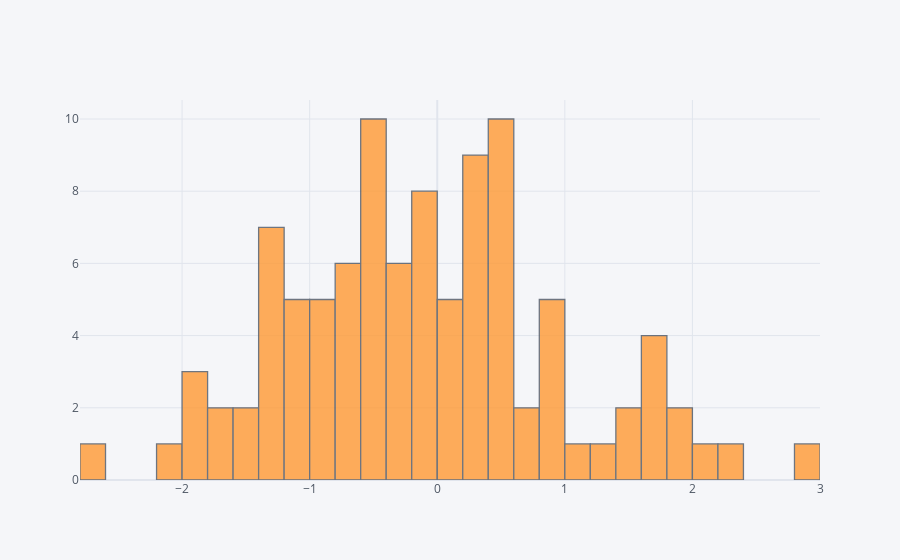

The notebook cell saved with this chart:
### Code cell
df['A'].iplot(kind='hist', bins=50)

### Figure 1 — Plotly figure (JSON) as saved in the notebook; plotly's stock layout.template omitted (floating-point values rounded to 4 significant figures)
{"data": [{"histfunc": "count", "histnorm": "", "marker": {"color": "rgba(255, 153, 51, 1.0)", "line": {"color": "#4D5663", "width": 1.3}}, "name": "A", "nbinsx": 50, "opacity": 0.8, "orientation": "v", "type": "histogram", "x": [-0.2941, -1.206, 1.674, 0.287, 0.414, 0.3258, 0.5252, -0.5737, -0.5701, 0.3645, -1.165, 0.08451, -0.7442, -1.215, -1.234, -1.273, -1.109, 1.856, -0.5744, -1.287, 0.5655, -0.06185, 1.543, 1.518, 1.191, 0.6123, -1.113, 0.3421, -1.543, -1.81, 0.8914, 0.5707, 0.4151, -0.1578, -0.3758, -1.349, -2.15, -0.1666, -0.1483, 0.9727, -0.4263, -0.8371, -1.009, 0.9687, -0.3195, 0.3812, -0.8702, 0.453, 0.1771, -1.294, -0.944, -1.614, -0.5821, 2.024, 0.0916, 0.87, -1.97, 1.769, 0.5602, 0.4516, -0.02803, 0.3886, 0.01849, 2.868, -0.8816, 0.5214, -0.2094, 0.4152, -1.788, -1.188, -0.6848, -1.983, 0.931, -0.5457, -0.7105, -0.5447, -0.1963, -1.443, -0.8331, -0.4524, -0.6729, 0.3345, 0.7971, 1.359, 1.668, -0.2415, 0.3735, 2.328, -0.1382, -0.7713, -0.4515, -0.4625, 1.686, 0.3071, -0.7986, -0.3772, 0.02714, -0.1686, -2.611, 1.858]}], "layout": {"barmode": "overlay", "legend": {"bgcolor": "#F5F6F9", "font": {"color": "#4D5663"}}, "paper_bgcolor": "#F5F6F9", "plot_bgcolor": "#F5F6F9", "title": {"font": {"color": "#4D5663"}}, "xaxis": {"gridcolor": "#E1E5ED", "showgrid": true, "tickfont": {"color": "#4D5663"}, "title": {"font": {"color": "#4D5663"}, "text": ""}, "zerolinecolor": "#E1E5ED"}, "yaxis": {"gridcolor": "#E1E5ED", "showgrid": true, "tickfont": {"color": "#4D5663"}, "title": {"font": {"color": "#4D5663"}, "text": ""}, "zerolinecolor": "#E1E5ED"}}}
